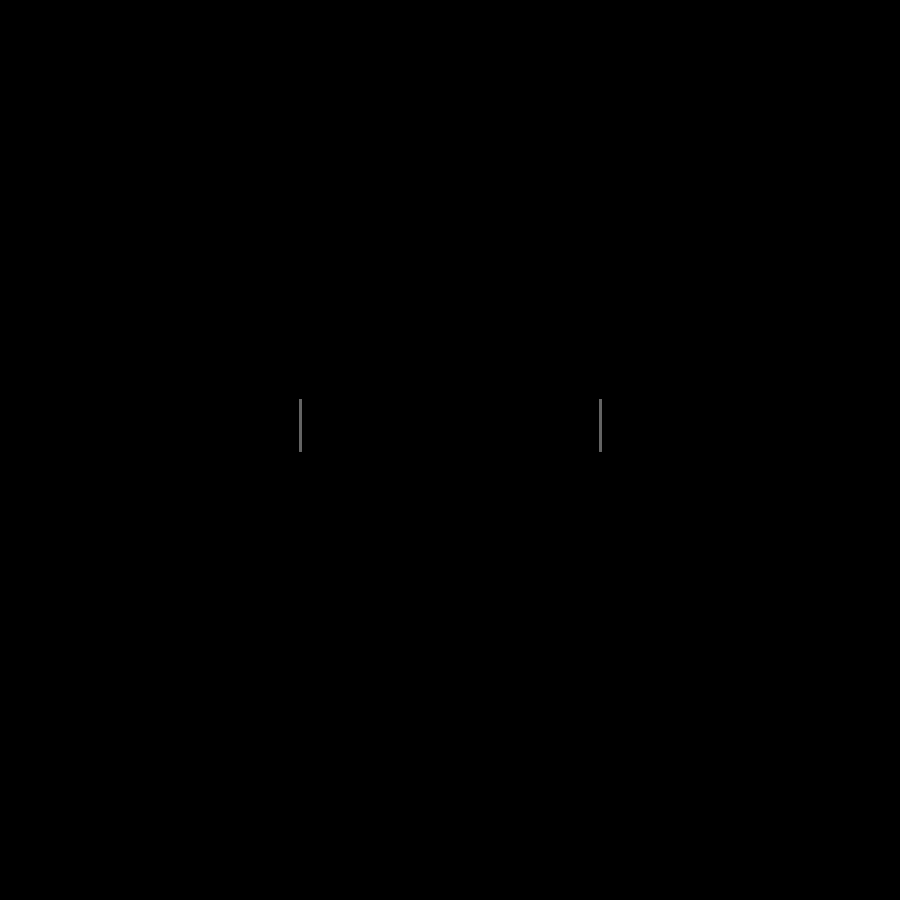
Frame 1 (no input)
Frame 60 (the mouse pressed at the canvas centre just before this capture): identical to frame 1, image omitted
Frame 120 (the mouse held since frame 60 and released just before this capture): identical to frame 1, image omitted

The Processing sketch that drew this single still picture (run headless with seeded random() and noise(); from frame 60 on, the mouse is pressed at the canvas centre):

// Processing sketch: LSystemtrees_V1
// ── LSystemtrees_V1.pde
import java.util.ArrayList;

ArrayList<BranchNode> tree = new ArrayList<BranchNode>();
ArrayList<BranchNode> cgen = new ArrayList<BranchNode>();
int sizex = 900, sizey = 900;

void setup(){
  size(900,900);
  int[] firstnode = {sizex/3,sizey/2};
  int[] secnode = {2*sizex/3,sizey/2};
  tree.add(new BranchNode(firstnode,Math.PI*(1.0/2.0)));
  tree.add(new BranchNode(secnode,Math.PI*(1.0/2.0)));
  cgen.add(tree.get(0));
  cgen.add(tree.get(1));
  System.out.println("done");
  nextStep();
  nextStep();
}

void draw(){
  background(0);
  stroke(100);
  strokeWeight(3);
  tree.get(0).print();
  tree.get(1).print();
  //System.out.println("done2");
  delay(100);
}

public void nextStep(){
  ArrayList<BranchNode> pgen =  new ArrayList<BranchNode>();
  for(int i = 0; i < cgen.size(); i++){
    pgen.add(cgen.get(i).clone());
  }
  cgen.clear();
  Boolean match = false;
  for(int i = 0; i < pgen.size(); i++){
    BranchNode[] alpha = pgen.get(i).gennextpoints();
    for(int j =0; j< alpha.length; j++){
      //for(int k =0; k < cgen.size(); k++){
      //  if((alpha[j].rpx() == cgen.get(k).rpx()) && (alpha[j].rpy() == cgen.get(k).rpy())&&(Math.random() > 0.1)) match = true;
      //}
      if((match == false) && (Math.random() > 0.3)){
        cgen.add(alpha[j]);
        tree.add(alpha[j]);
      };
    }
  }
}


void keyPressed(){
  switch(key){
    case 'n':
      nextStep();
      break;
    case 'c':
      tree.clear();
      cgen.clear();
      int[] firstnode = {sizex/3,sizey/2};
      int[] secnode = {2*sizex/3,sizey/2};
      tree.add(new BranchNode(firstnode,Math.PI*(1.0/2.0)));
      tree.add(new BranchNode(secnode,Math.PI*(1.0/2.0)));
      cgen.add(tree.get(0));
      cgen.add(tree.get(1));
      System.out.println("done");
      nextStep();
      nextStep();
    default:
      break;
  }
}

//for(int i =0; i< tree.size(); i++){
//    int[][] alpha = tree.get(i).branch();
//    for(int j =0; j < alpha.length; j++){
//      line(tree.get(i).rpx(),tree.get(i).rpy(),alpha[j][0],alpha[j][1]);
//    }
//  }

// ── BranchNode.pde
class BranchNode implements Cloneable{
  public int[] position;
  public double angle;
  public int Numnext = 4;
  BranchNode[] alpha;
  Boolean end = true;
  int draft = 25;
  
  
  public BranchNode(int[] position, double angle){
    this.position = position;
    this.angle = angle;
    alpha  = new BranchNode[Numnext];
  }
  
  public BranchNode(int[] position, double angle, BranchNode[] ap){
    this.position = position;
    this.angle = angle;
    alpha  = ap;
  }
  
  public BranchNode[] gennextpoints(){
    end = false;
    double angles = (angle + (Math.PI/2))%(Math.PI*2);
    double angled = Math.PI/(Numnext+1);
    if(Math.random() > .9){
      for(int i =0; i < Numnext; i++){
        double anglef = angles + ((i+1)*angled);
        int[] beta = {position[0] + (int)(draft*Math.cos(anglef)),position[1] + (int)(draft*Math.sin(anglef))};
        if(Math.random() > 0.7) alpha[i] = new BranchNode(beta,anglef - Math.PI);
        else alpha[i] = new BranchNode(position,angle);
      }
    }else{
      int[] castor = {position[0] + (int)(draft*Math.cos((angle + (Math.PI))%(Math.PI*2))),position[1] + (int)(draft*Math.sin((angle + (Math.PI))%(Math.PI*2)))};
      for(int j =0; j < alpha.length; j++){
        alpha[j] = new BranchNode(castor,angle);
      }
    }
    return alpha;
  }
  
  public int[] rpos(){
    return position;
  }
  
  public int rpx(){
    return position[0];
  }
  
  public int rpy(){
    return position[1];
  }
  
  public int[][] branch(){
    int[][] aleph = new int[Numnext][2];
    for(int i=0; i < Numnext; i++){
      aleph[i] = alpha[i].rpos();
    }
    return aleph;
  }
  
  public void print(){
    for(int i =0; i < alpha.length; i++){
      if(alpha[i] != null){
        //System.out.println(position[0]+" "+position[1]+" "+alpha[i].rpx()+" "+alpha[i].rpy());
        line(position[0],position[1],alpha[i].rpx(),alpha[i].rpy());
        alpha[i].print();
      }
    }
  }
  
  @Override
  public BranchNode clone(){
    return new BranchNode(position,angle, alpha);
  }
}
